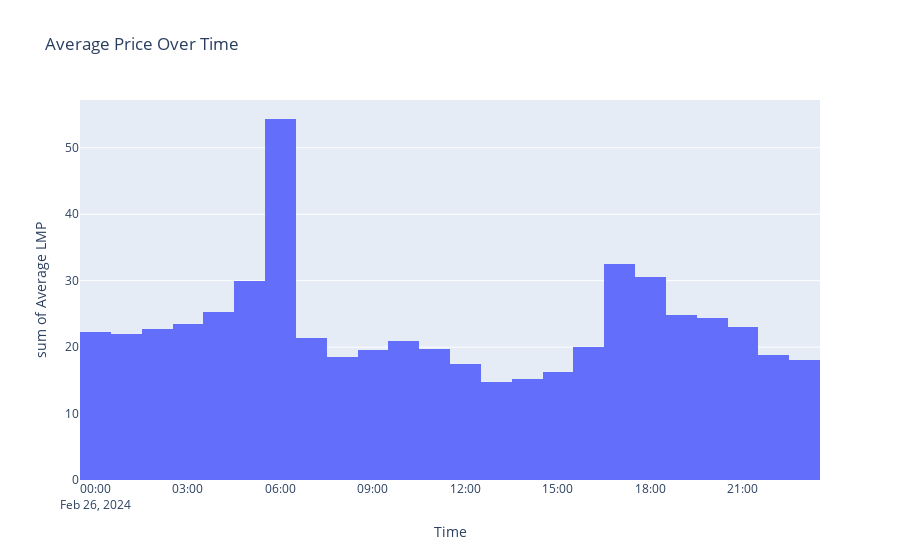

Here is the notebook cell this chart was saved with:
### Code cell
def get_data_averaged_by_hour(data_by_location, column_to_average):
    data_averaged_by_hour = [];
    num_chunks = len(data_by_location) / 12
    for chunk in np.array_split(data_by_location, num_chunks):
        data_averaged_by_hour.append([chunk["Time"].iloc[0], chunk.loc[:, column_to_average].mean()])
    return data_averaged_by_hour
    
price_data_averaged_by_hour = get_data_averaged_by_hour(price_data_by_location, "LMP")

num_chart_bins = len(price_data_averaged_by_hour)
price_data_averaged_by_hour_df = pd.DataFrame(price_data_averaged_by_hour, columns=["Time", "Average LMP"])
fig = px.histogram(price_data_averaged_by_hour_df, x="Time", y="Average LMP", title="Average Price Over Time", nbins = num_chart_bins)
fig.show()

### Figure 1 — Plotly figure (JSON) as saved in the notebook; plotly's stock layout.template omitted (floating-point values rounded to 4 significant figures)
{"data": [{"alignmentgroup": "True", "bingroup": "x", "histfunc": "sum", "hovertemplate": "Time=%{x}<br>sum of Average LMP=%{y}<extra></extra>", "legendgroup": "", "marker": {"color": "#636efa", "pattern": {"shape": ""}}, "name": "", "nbinsx": 24, "offsetgroup": "", "orientation": "v", "showlegend": false, "type": "histogram", "x": ["2024-02-26T00:00:00-05:00", "2024-02-26T01:05:00-05:00", "2024-02-26T02:10:00-05:00", "2024-02-26T03:15:00-05:00", "2024-02-26T04:15:00-05:00", "2024-02-26T05:15:00-05:00", "2024-02-26T06:15:00-05:00", "2024-02-26T07:15:00-05:00", "2024-02-26T08:15:00-05:00", "2024-02-26T09:15:00-05:00", "2024-02-26T10:15:00-05:00", "2024-02-26T11:15:00-05:00", "2024-02-26T12:15:00-05:00", "2024-02-26T13:15:00-05:00", "2024-02-26T14:15:00-05:00", "2024-02-26T15:15:00-05:00", "2024-02-26T16:15:00-05:00", "2024-02-26T17:10:00-05:00", "2024-02-26T18:00:00-05:00", "2024-02-26T19:00:00-05:00", "2024-02-26T20:00:00-05:00", "2024-02-26T21:00:00-05:00", "2024-02-26T22:00:00-05:00", "2024-02-26T23:00:00-05:00"], "xaxis": "x", "y": [22.22, 21.98, 22.73, 23.41, 25.27, 29.91, 54.33, 21.41, 18.47, 19.6, 20.97, 19.68, 17.39, 14.73, 15.21, 16.3, 19.98, 32.47, 30.6, 24.8, 24.36, 23.02, 18.88, 18.11], "yaxis": "y"}], "layout": {"autosize": true, "barmode": "relative", "legend": {"tracegroupgap": 0}, "title": {"text": "Average Price Over Time"}, "xaxis": {"anchor": "y", "autorange": true, "domain": [0, 1], "range": ["2024-02-25 23:30", "2024-02-26 23:30"], "title": {"text": "Time"}, "type": "date"}, "yaxis": {"anchor": "x", "autorange": true, "domain": [0, 1], "range": [0, 57.19], "title": {"text": "sum of Average LMP"}, "type": "linear"}}}
